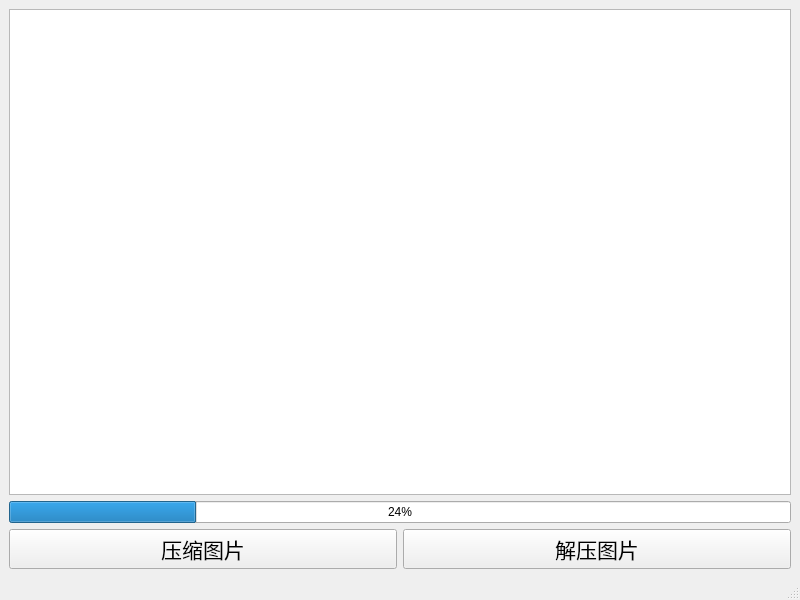
<?xml version="1.0" encoding="UTF-8"?>
<ui version="4.0">
 <class>BMP_compression</class>
 <widget class="QMainWindow" name="BMP_compression">
  <property name="geometry">
   <rect>
    <x>0</x>
    <y>0</y>
    <width>800</width>
    <height>600</height>
   </rect>
  </property>
  <property name="windowTitle">
   <string>BMP_compression</string>
  </property>
  <widget class="QWidget" name="centralwidget">
   <layout class="QGridLayout" name="gridLayout">
    <item row="4" column="0">
     <widget class="QPushButton" name="btn_import">
      <property name="font">
       <font>
        <pointsize>16</pointsize>
       </font>
      </property>
      <property name="text">
       <string>压缩图片</string>
      </property>
     </widget>
    </item>
    <item row="4" column="1">
     <widget class="QPushButton" name="btn_unzip">
      <property name="font">
       <font>
        <pointsize>16</pointsize>
       </font>
      </property>
      <property name="text">
       <string>解压图片</string>
      </property>
     </widget>
    </item>
    <item row="3" column="0" colspan="2">
     <widget class="QProgressBar" name="progressBar">
      <property name="value">
       <number>24</number>
      </property>
     </widget>
    </item>
    <item row="0" column="0" colspan="2">
     <widget class="QTextBrowser" name="textBrowser"/>
    </item>
   </layout>
  </widget>
  <widget class="QMenuBar" name="menubar">
   <property name="geometry">
    <rect>
     <x>0</x>
     <y>0</y>
     <width>800</width>
     <height>21</height>
    </rect>
   </property>
  </widget>
  <widget class="QStatusBar" name="statusbar"/>
 </widget>
 <resources/>
 <connections/>
</ui>
